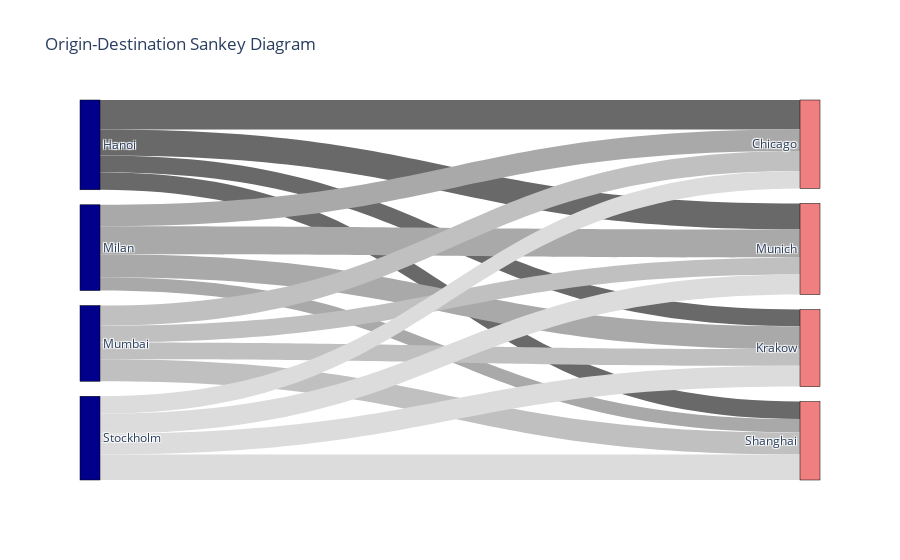

Source (notebook cell):
### Markdown cell above
Route visualisation - Sankey diagram:

### Code cell
def create_sankey(data, title):
    # Step 1: Count shipments for each Origin-Destination pair
    grouped_df = data.groupby(['Origin', 'Destination', 'Item']).size().reset_index(name='Value')
    
    # Step 2: Create unique labels for Sankey nodes
    all_nodes = list(pd.concat([grouped_df['Origin'], grouped_df['Destination']]).unique())
    node_indices = {node: idx for idx, node in enumerate(all_nodes)}
    
    item_colors = {
        'PART 1': 'dimgray',    # Dark gray for Product 1
        'PART 2': 'darkgray',        # Medium gray for Product 2
        'PART 3': 'silver',   # Light gray for Product 3
        'PART 4': 'gainsboro'    # Very light gray for Product 4
    }
    
    
    # Step 3: Assign colors based on the item
    grouped_df['Color'] = grouped_df['Item'].map(item_colors)
    
    # Step 4: Create unique labels for Sankey nodes
    all_nodes = list(pd.concat([grouped_df['Origin'], grouped_df['Destination']]).unique())
    node_indices = {node: idx for idx, node in enumerate(all_nodes)}
    
    # Step 5: Prepare data for Sankey diagram
    sankey_data = {
        'node': {
            'label': all_nodes,  # Labels for nodes
            'color': ['darkblue' if node in grouped_df['Origin'].unique() else 'lightcoral' for node in all_nodes]
      
        },
        'link': {
            'source': grouped_df['Origin'].map(node_indices),  # Map origins to indices
            'target': grouped_df['Destination'].map(node_indices),  # Map destinations to indices
            'value': grouped_df['Value'],  # Shipment count as link value
            'color': grouped_df['Color'],  # Link colors based on items
            'label': grouped_df['Item']
        }
    }
    
    # Step 6: Create the Sankey diagram
    fig = go.Figure(go.Sankey(
        node=dict(
            pad=15,
            thickness=20,
            line=dict(color="black", width=0.5),
            label=sankey_data['node']['label'],
            color=sankey_data['node']['color']
        ),
        link=dict(
            source=sankey_data['link']['source'],
            target=sankey_data['link']['target'],
            value=sankey_data['link']['value'],
            color=sankey_data['link']['color'],
            label=sankey_data['link']['label'],
        )
    ))
    # Update layout
    return fig.update_layout(title_text=title, font_size=12)

fig = create_sankey(shipments_coordinates, "Origin-Destination Sankey Diagram")
# Show the diagram
fig.show()

### Figure 1 — Plotly figure (JSON) as saved in the notebook; plotly's stock layout.template omitted (floating-point values rounded to 4 significant figures)
{"data": [{"link": {"color": ["dimgray", "dimgray", "dimgray", "dimgray", "darkgray", "darkgray", "darkgray", "darkgray", "silver", "silver", "silver", "silver", "gainsboro", "gainsboro", "gainsboro", "gainsboro"], "label": ["PART 1", "PART 1", "PART 1", "PART 1", "PART 2", "PART 2", "PART 2", "PART 2", "PART 3", "PART 3", "PART 3", "PART 3", "PART 4", "PART 4", "PART 4", "PART 4"], "source": [0, 0, 0, 0, 1, 1, 1, 1, 2, 2, 2, 2, 3, 3, 3, 3], "target": [4, 5, 6, 7, 4, 5, 6, 7, 4, 5, 6, 7, 4, 5, 6, 7], "value": [44, 25, 39, 26, 32, 34, 42, 20, 30, 25, 25, 33, 26, 31, 30, 38]}, "node": {"color": ["darkblue", "darkblue", "darkblue", "darkblue", "lightcoral", "lightcoral", "lightcoral", "lightcoral"], "label": ["Hanoi", "Milan", "Mumbai", "Stockholm", "Chicago", "Krakow", "Munich", "Shanghai"], "line": {"color": "black", "width": 0.5}, "pad": 15, "thickness": 20}, "type": "sankey"}], "layout": {"font": {"size": 12}, "title": {"text": "Origin-Destination Sankey Diagram"}}}
